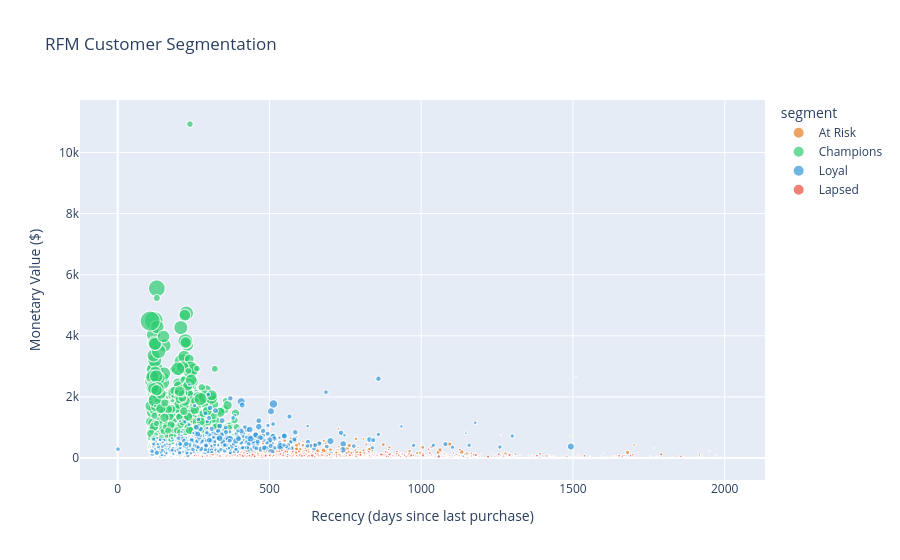

Notebook cell for this chart:
### Markdown cell above
## Chart 4: RFM segmentation scatter plot

### Code cell
fig = px.scatter(
    rfm,
    x='recency',
    y='monetary',
    size='frequency',
    color='segment',
    title='RFM Customer Segmentation',
    labels={
        'recency': 'Recency (days since last purchase)',
        'monetary': 'Monetary Value ($)',
        'frequency': 'Purchase Frequency'
    },
    color_discrete_map={
        'Champions': '#2ecc71',
        'Loyal': '#3498db',
        'At Risk': '#e67e22',
        'Lapsed': '#e74c3c'
    }
)
fig.write_html('../charts/m1_rfm_scatter.html')
fig.show()
print("Chart 4 saved")

### Figure 1 — Plotly figure (JSON) as saved in the notebook; plotly's stock layout.template omitted (floating-point values rounded to 4 significant figures; data arrays with more than 128 entries replaced by an {"elided": "..."} marker saying what was removed)
{"data": [{"hovertemplate": "segment=At Risk<br>Recency (days since last purchase)=%{x}<br>Monetary Value ($)=%{y}<br>Purchase Frequency=%{marker.size}<extra></extra>", "legendgroup": "At Risk", "marker": {"color": "#e67e22", "size": {"elided": "880 int values"}, "sizemode": "area", "sizeref": 0.7575, "symbol": "circle"}, "mode": "markers", "name": "At Risk", "showlegend": true, "type": "scattergl", "x": {"elided": "880 int values"}, "xaxis": "x", "y": {"elided": "880 float values"}, "yaxis": "y"}, {"hovertemplate": "segment=Champions<br>Recency (days since last purchase)=%{x}<br>Monetary Value ($)=%{y}<br>Purchase Frequency=%{marker.size}<extra></extra>", "legendgroup": "Champions", "marker": {"color": "#2ecc71", "size": {"elided": "1430 int values"}, "sizemode": "area", "sizeref": 0.7575, "symbol": "circle"}, "mode": "markers", "name": "Champions", "showlegend": true, "type": "scattergl", "x": {"elided": "1430 int values"}, "xaxis": "x", "y": {"elided": "1430 float values"}, "yaxis": "y"}, {"hovertemplate": "segment=Loyal<br>Recency (days since last purchase)=%{x}<br>Monetary Value ($)=%{y}<br>Purchase Frequency=%{marker.size}<extra></extra>", "legendgroup": "Loyal", "marker": {"color": "#3498db", "size": {"elided": "1520 int values"}, "sizemode": "area", "sizeref": 0.7575, "symbol": "circle"}, "mode": "markers", "name": "Loyal", "showlegend": true, "type": "scattergl", "x": {"elided": "1520 int values"}, "xaxis": "x", "y": {"elided": "1520 float values"}, "yaxis": "y"}, {"hovertemplate": "segment=Lapsed<br>Recency (days since last purchase)=%{x}<br>Monetary Value ($)=%{y}<br>Purchase Frequency=%{marker.size}<extra></extra>", "legendgroup": "Lapsed", "marker": {"color": "#e74c3c", "size": {"elided": "962 int values"}, "sizemode": "area", "sizeref": 0.7575, "symbol": "circle"}, "mode": "markers", "name": "Lapsed", "showlegend": true, "type": "scattergl", "x": {"elided": "962 int values"}, "xaxis": "x", "y": {"elided": "962 float values"}, "yaxis": "y"}], "layout": {"legend": {"itemsizing": "constant", "title": {"text": "segment"}, "tracegroupgap": 0}, "title": {"text": "RFM Customer Segmentation"}, "xaxis": {"anchor": "y", "domain": [0, 1], "title": {"text": "Recency (days since last purchase)"}}, "yaxis": {"anchor": "x", "domain": [0, 1], "title": {"text": "Monetary Value ($)"}}}}
